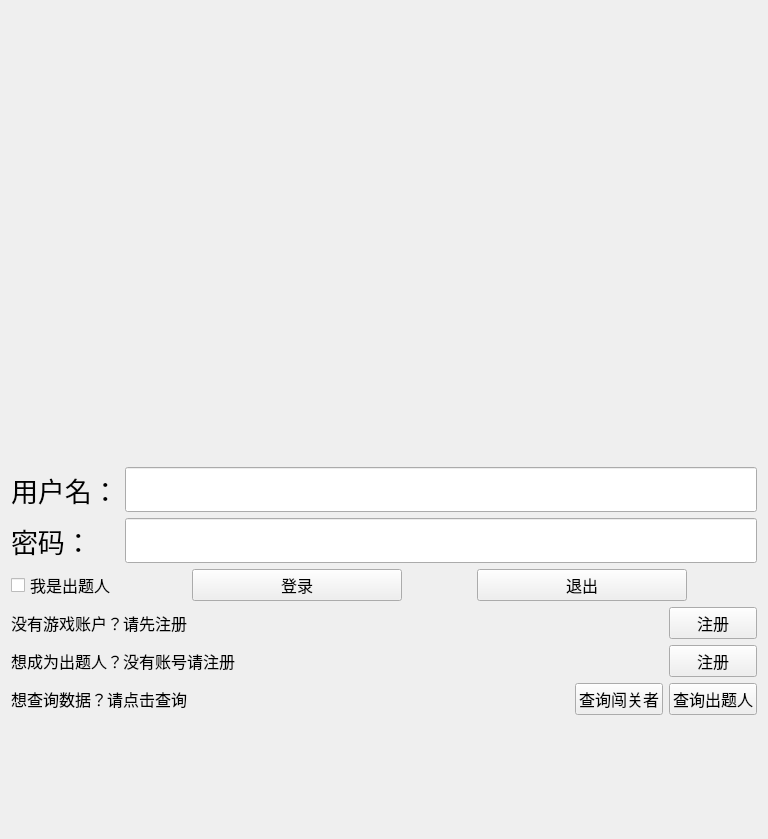
<?xml version="1.0" encoding="UTF-8"?>
<ui version="4.0">
 <class>Widget</class>
 <widget class="QWidget" name="Widget">
  <property name="geometry">
   <rect>
    <x>0</x>
    <y>0</y>
    <width>768</width>
    <height>839</height>
   </rect>
  </property>
  <property name="windowTitle">
   <string>Widget</string>
  </property>
  <layout class="QVBoxLayout" name="verticalLayout_2" stretch="4,4,4,4,3">
   <item>
    <spacer name="verticalSpacer_4">
     <property name="orientation">
      <enum>Qt::Vertical</enum>
     </property>
     <property name="sizeHint" stdset="0">
      <size>
       <width>20</width>
       <height>144</height>
      </size>
     </property>
    </spacer>
   </item>
   <item>
    <layout class="QHBoxLayout" name="horizontalLayout">
     <item>
      <spacer name="horizontalSpacer_6">
       <property name="orientation">
        <enum>Qt::Horizontal</enum>
       </property>
       <property name="sizeHint" stdset="0">
        <size>
         <width>138</width>
         <height>20</height>
        </size>
       </property>
      </spacer>
     </item>
     <item>
      <widget class="QLabel" name="icon_label">
       <property name="text">
        <string/>
       </property>
       <property name="pixmap">
        <pixmap resource="resource.qrc">:/resource/icons/icon4.png</pixmap>
       </property>
       <property name="scaledContents">
        <bool>true</bool>
       </property>
      </widget>
     </item>
     <item>
      <spacer name="horizontalSpacer_7">
       <property name="orientation">
        <enum>Qt::Horizontal</enum>
       </property>
       <property name="sizeHint" stdset="0">
        <size>
         <width>138</width>
         <height>20</height>
        </size>
       </property>
      </spacer>
     </item>
    </layout>
   </item>
   <item>
    <spacer name="verticalSpacer_3">
     <property name="orientation">
      <enum>Qt::Vertical</enum>
     </property>
     <property name="sizeHint" stdset="0">
      <size>
       <width>20</width>
       <height>109</height>
      </size>
     </property>
    </spacer>
   </item>
   <item>
    <layout class="QVBoxLayout" name="verticalLayout">
     <item>
      <layout class="QGridLayout" name="gridLayout">
       <item row="0" column="1">
        <widget class="QLineEdit" name="username_lineEdit">
         <property name="sizePolicy">
          <sizepolicy hsizetype="Expanding" vsizetype="Preferred">
           <horstretch>0</horstretch>
           <verstretch>0</verstretch>
          </sizepolicy>
         </property>
         <property name="font">
          <font>
           <family>方正姚体</family>
           <pointsize>20</pointsize>
          </font>
         </property>
        </widget>
       </item>
       <item row="0" column="0">
        <widget class="QLabel" name="username_label">
         <property name="font">
          <font>
           <family>方正姚体</family>
           <pointsize>20</pointsize>
          </font>
         </property>
         <property name="text">
          <string>用户名：</string>
         </property>
        </widget>
       </item>
       <item row="1" column="0">
        <widget class="QLabel" name="password_label">
         <property name="font">
          <font>
           <family>方正姚体</family>
           <pointsize>20</pointsize>
          </font>
         </property>
         <property name="text">
          <string>密码：</string>
         </property>
        </widget>
       </item>
       <item row="1" column="1">
        <widget class="QLineEdit" name="password_lineEdit">
         <property name="sizePolicy">
          <sizepolicy hsizetype="Expanding" vsizetype="Preferred">
           <horstretch>0</horstretch>
           <verstretch>0</verstretch>
          </sizepolicy>
         </property>
         <property name="font">
          <font>
           <family>方正姚体</family>
           <pointsize>20</pointsize>
          </font>
         </property>
         <property name="echoMode">
          <enum>QLineEdit::Password</enum>
         </property>
        </widget>
       </item>
      </layout>
     </item>
     <item>
      <layout class="QHBoxLayout" name="horizontalLayout_2" stretch="1,1,3,1,3,1">
       <item>
        <widget class="QCheckBox" name="type_checkBox">
         <property name="font">
          <font>
           <family>方正姚体</family>
           <pointsize>12</pointsize>
          </font>
         </property>
         <property name="text">
          <string>我是出题人</string>
         </property>
        </widget>
       </item>
       <item>
        <spacer name="horizontalSpacer_10">
         <property name="orientation">
          <enum>Qt::Horizontal</enum>
         </property>
         <property name="sizeHint" stdset="0">
          <size>
           <width>13</width>
           <height>20</height>
          </size>
         </property>
        </spacer>
       </item>
       <item>
        <widget class="QPushButton" name="login_pushButton">
         <property name="sizePolicy">
          <sizepolicy hsizetype="Expanding" vsizetype="Expanding">
           <horstretch>0</horstretch>
           <verstretch>0</verstretch>
          </sizepolicy>
         </property>
         <property name="font">
          <font>
           <family>方正姚体</family>
           <pointsize>12</pointsize>
          </font>
         </property>
         <property name="text">
          <string>登录</string>
         </property>
        </widget>
       </item>
       <item>
        <spacer name="horizontalSpacer_2">
         <property name="orientation">
          <enum>Qt::Horizontal</enum>
         </property>
         <property name="sizeHint" stdset="0">
          <size>
           <width>14</width>
           <height>17</height>
          </size>
         </property>
        </spacer>
       </item>
       <item>
        <widget class="QPushButton" name="exit_pushButton">
         <property name="sizePolicy">
          <sizepolicy hsizetype="Expanding" vsizetype="Expanding">
           <horstretch>0</horstretch>
           <verstretch>0</verstretch>
          </sizepolicy>
         </property>
         <property name="font">
          <font>
           <family>方正姚体</family>
           <pointsize>12</pointsize>
          </font>
         </property>
         <property name="text">
          <string>退出</string>
         </property>
        </widget>
       </item>
       <item>
        <spacer name="horizontalSpacer_4">
         <property name="orientation">
          <enum>Qt::Horizontal</enum>
         </property>
         <property name="sizeHint" stdset="0">
          <size>
           <width>15</width>
           <height>17</height>
          </size>
         </property>
        </spacer>
       </item>
      </layout>
     </item>
     <item>
      <layout class="QGridLayout" name="gridLayout_2">
       <item row="2" column="4" colspan="2">
        <widget class="QPushButton" name="check_creater_pushButton">
         <property name="font">
          <font>
           <family>方正姚体</family>
           <pointsize>12</pointsize>
          </font>
         </property>
         <property name="text">
          <string>查询出题人</string>
         </property>
        </widget>
       </item>
       <item row="2" column="0">
        <widget class="QLabel" name="label">
         <property name="font">
          <font>
           <family>方正姚体</family>
           <pointsize>12</pointsize>
          </font>
         </property>
         <property name="text">
          <string>想查询数据？请点击查询</string>
         </property>
        </widget>
       </item>
       <item row="0" column="4" colspan="2">
        <widget class="QPushButton" name="registe_user_pushButton">
         <property name="sizePolicy">
          <sizepolicy hsizetype="Expanding" vsizetype="Expanding">
           <horstretch>0</horstretch>
           <verstretch>0</verstretch>
          </sizepolicy>
         </property>
         <property name="font">
          <font>
           <family>方正姚体</family>
           <pointsize>12</pointsize>
          </font>
         </property>
         <property name="text">
          <string>注册</string>
         </property>
        </widget>
       </item>
       <item row="1" column="4" colspan="2">
        <widget class="QPushButton" name="regist_creater_pushButton">
         <property name="font">
          <font>
           <family>方正姚体</family>
           <pointsize>12</pointsize>
          </font>
         </property>
         <property name="text">
          <string>注册</string>
         </property>
        </widget>
       </item>
       <item row="2" column="1">
        <spacer name="horizontalSpacer_3">
         <property name="orientation">
          <enum>Qt::Horizontal</enum>
         </property>
         <property name="sizeHint" stdset="0">
          <size>
           <width>118</width>
           <height>20</height>
          </size>
         </property>
        </spacer>
       </item>
       <item row="2" column="2" colspan="2">
        <widget class="QPushButton" name="check_user_pushButton">
         <property name="font">
          <font>
           <family>方正姚体</family>
           <pointsize>12</pointsize>
          </font>
         </property>
         <property name="text">
          <string>查询闯关者</string>
         </property>
        </widget>
       </item>
       <item row="1" column="0" colspan="4">
        <widget class="QLabel" name="creater_label">
         <property name="font">
          <font>
           <family>方正姚体</family>
           <pointsize>12</pointsize>
          </font>
         </property>
         <property name="text">
          <string>想成为出题人？没有账号请注册</string>
         </property>
        </widget>
       </item>
       <item row="0" column="0" colspan="4">
        <widget class="QLabel" name="registe_label">
         <property name="font">
          <font>
           <family>方正姚体</family>
           <pointsize>12</pointsize>
          </font>
         </property>
         <property name="text">
          <string>没有游戏账户？请先注册</string>
         </property>
        </widget>
       </item>
      </layout>
     </item>
    </layout>
   </item>
   <item>
    <spacer name="verticalSpacer_2">
     <property name="orientation">
      <enum>Qt::Vertical</enum>
     </property>
     <property name="sizeHint" stdset="0">
      <size>
       <width>20</width>
       <height>108</height>
      </size>
     </property>
    </spacer>
   </item>
  </layout>
 </widget>
 <layoutdefault spacing="6" margin="11"/>
 <resources>
  <include location="resource.qrc"/>
 </resources>
 <connections/>
</ui>
